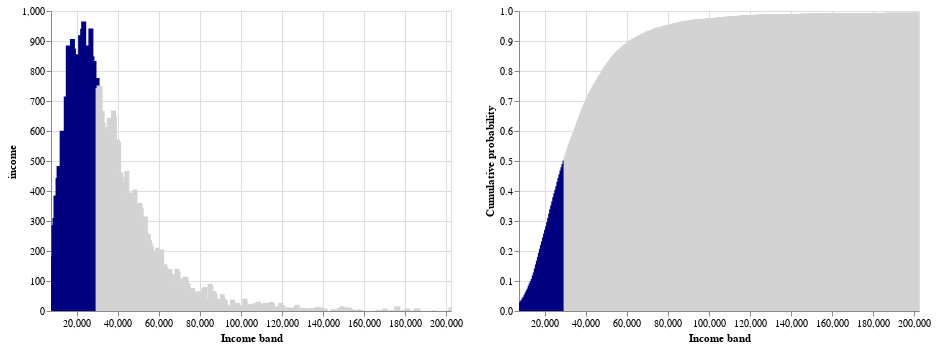

The code cell stored with this chart in its notebook:
### Code cell
#collapse
#Plotting interactuve plot
slider = alt.binding_range(min=0, max=200000, step=1, name='Income Threshold:')
selector = alt.selection_single(name="SelectorName", fields=['cutoff'],
                                bind=slider, init={'cutoff': 30000})

chart_dist = alt.Chart(binned_df).mark_bar(clip=True).encode(
            alt.X('bin:Q', scale=alt.Scale(domain=(10000, 200000)), title='Income band'),
            alt.Y('income:Q'),
            color=alt.condition(
                alt.datum.bin <= selector.cutoff,
                alt.value("navy"),  # The positive color
                alt.value("lightgray")  # The negative color
            )
        ).add_selection(
            selector
        )

chart_density = alt.Chart(binned_df).mark_bar(clip=True).encode(
                    alt.X('bin:Q', scale = alt.Scale(domain=(10000, 200000)), title='Income band'),
                    alt.Y('cum_density:Q', title = 'Cumulative probability'),
                    color = alt.condition(
                                alt.datum.bin <= selector.cutoff,
                                alt.value("navy"),  # The positive color
                                alt.value("lightgray")  # The negative color)
                            )
                ).add_selection(
                    selector)
chart_dist|chart_density

### Figure 1 — Vega-Lite specification as saved in the notebook (floating-point values rounded to 4 significant figures; data arrays with more than 128 entries replaced by an {"elided": "..."} marker saying what was removed)
{"config": {"view": {"continuousWidth": 400, "continuousHeight": 300}}, "hconcat": [{"mark": {"type": "bar", "clip": true}, "encoding": {"color": {"condition": {"value": "navy", "test": "(datum.bin <= SelectorName.cutoff)"}, "value": "lightgray"}, "x": {"type": "quantitative", "field": "bin", "scale": {"domain": [10000, 200000]}, "title": "Income band"}, "y": {"type": "quantitative", "field": "income"}}, "selection": {"SelectorName": {"type": "single", "fields": ["cutoff"], "bind": {"input": "range", "max": 200000, "min": 0, "name": "Income Threshold:", "step": 1}, "init": {"cutoff": 30000}}}}, {"mark": {"type": "bar", "clip": true}, "encoding": {"color": {"condition": {"value": "navy", "test": "(datum.bin <= SelectorName.cutoff)"}, "value": "lightgray"}, "x": {"type": "quantitative", "field": "bin", "scale": {"domain": [10000, 200000]}, "title": "Income band"}, "y": {"type": "quantitative", "field": "cum_density", "title": "Cumulative probability"}}, "selection": {"SelectorName": {"type": "single", "fields": ["cutoff"], "bind": {"input": "range", "max": 200000, "min": 0, "name": "Income Threshold:", "step": 1}, "init": {"cutoff": 30000}}}}], "data": {"name": "data-ab6f93363b40ecc05a3c99c4d60f1198"}, "$schema": "https://vega.github.io/schema/vega-lite/v4.8.1.json", "datasets": {"data-ab6f93363b40ecc05a3c99c4d60f1198": {"elided": "1351 records"}}}
